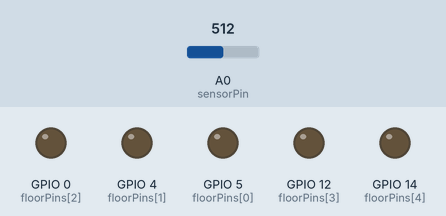
Simulated run of this sketch. Board: ESP8266 (NodeMCU). Shown: output pins drawn as LEDs (lit = HIGH). The inputs (shaded band) are chosen by the test bench; at power-on: A0 (sensorPin) = 512. WiFi joins after 1.5 s; servers stay silent unless stated; uploads are accepted with an empty reply; not simulated (calls return 0 or success): credentials.h.

Above: at 0.1 s.
At 2.7 s:
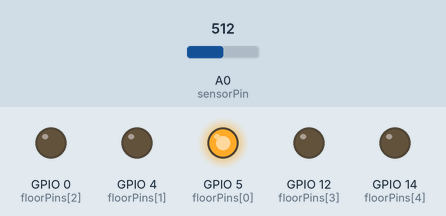
2.8 s: A0 (sensorPin) set to 140
At 3.05 s:
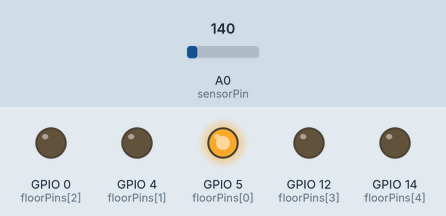
5.8 s: A0 (sensorPin) set to 160
Timing chart, 0 to 8.8 s (numbered marks = the images above; inputs shaded):
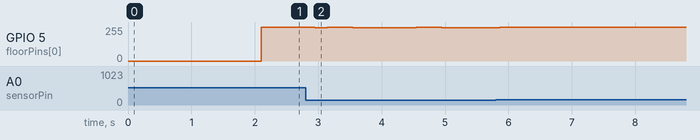

The sketch:

embeddedElevator.ino
```cpp
#include <ESP8266WiFi.h>
#include <ESP8266HTTPClient.h>
#include <Arduino_JSON.h>
#include "credentials.h"

#define NULLFLOOR -255 // serves as lack of target floor

const char *wifi_ssid = WIFI_SSID;
const char *wifi_password = WIFI_PASS;

String updateEndpoint = "http://serveraddress:serverport/update";
String statusEndpoint = "http://serveraddress:serverport/status";
String scheduleEndpoint = "http://serveraddress:serverport/schedule";

const int elevatorId = 7;

int sensorPin = A0;
int analogValue = 0;

long lastUpdateTime = 0;
long updateDelay = 1000; // time in milliseconds after which another update should be sent
long lastSimulationTime = 0;
long simulationDelay = 2000; // time in milliseconds after which another simulation step

int floorPins[] = {5, 4, 0, 12, 14};
int currentFloor = 0;
int targetFloor = NULLFLOOR;

int highestFloor = 4;
int lowestFloor = 0;

void sendPost(String endpoint, JSONVar payload)
{
  WiFiClient wifiClient;
  HTTPClient httpClient;
  httpClient.begin(wifiClient, endpoint);
  httpClient.addHeader("Content-Type", "application/json");
  String payloadString = JSON.stringify(payload);
  const char *payloadChar = payloadString.c_str();
  int responseCode = httpClient.POST(payloadChar);
  httpClient.end();
}

String sendGet(String endpoint, String query)
{
  String joinedEndpoint = endpoint + query;
  WiFiClient wifiClient;
  HTTPClient httpClient;
  httpClient.begin(wifiClient, joinedEndpoint);
  int responseCode = httpClient.GET();
  String response = httpClient.getString();
  httpClient.end();
  return response;
}

void performUpdate()
{
  JSONVar payload;
  payload["id"] = elevatorId;
  payload["currentFloor"] = currentFloor;
  sendPost(updateEndpoint, payload);
  String query = "?id=" + String(elevatorId);
  String response = sendGet(statusEndpoint, query);
  JSONVar responseJson = JSON.parse(response);
  if (JSON.typeof(responseJson) == "undefined")
  {
    return;
  }

  const char *targetFloorString = (const char *)responseJson["targetFloor"];
  if (responseJson["targetFloor"] == null)
  {
    targetFloor = NULLFLOOR;
    return;
  }
  targetFloor = (int)responseJson["targetFloor"];
}

void scheduleFloor(int floor)
{
  JSONVar payload;
  payload["id"] = elevatorId;
  payload["targetFloor"] = floor;
  sendPost(scheduleEndpoint, payload);
}

void performSimulation()
{
  if (targetFloor == NULLFLOOR)
  {
    return;
  }
  if (currentFloor > targetFloor)
  {
    currentFloor -= 1;
  }
  else if (currentFloor < targetFloor)
  {
    currentFloor += 1;
  }
  else
  {
    targetFloor = NULLFLOOR;
  }
}

void setup()
{
  digitalWrite(2, LOW); // Disable on-board led
  for (int i = 0; i < 5; i++)
  {
    pinMode(floorPins[i], OUTPUT);
  }
  WiFi.begin(wifi_ssid, wifi_password);
  while (WiFi.status() != WL_CONNECTED)
  {
    delay(500);
  }
}

void loop()
{
  analogValue = analogRead(sensorPin);

  if (analogValue > 1020)
  {
    scheduleFloor(4);
  }
  else if (analogValue > 540)
  {
    scheduleFloor(3);
  }
  else if (analogValue > 340)
  {
    scheduleFloor(2);
  }
  else if (analogValue > 250)
  {
    scheduleFloor(1);
  }
  else if (analogValue > 150)
  {
    scheduleFloor(0);
  }

  if (millis() > (lastSimulationTime + simulationDelay))
  {
    performSimulation();
    lastSimulationTime = millis();
  }

  if (millis() > (lastUpdateTime + updateDelay))
  {
    performUpdate();
    lastUpdateTime = millis();
  }

  for (int i = 0; i < 5; i++)
  {
    digitalWrite(floorPins[i], LOW);
  }
  digitalWrite(floorPins[currentFloor], HIGH);
}
```

Measured:
- after the input at 2.8 s, GPIO 5 (floorPins[0]): goes 248/255 0.20 s, 255/255 0.40 s, 248/255 1.0 s, 255/255 0.40 s, then 248/255, starting after 0.14 s
